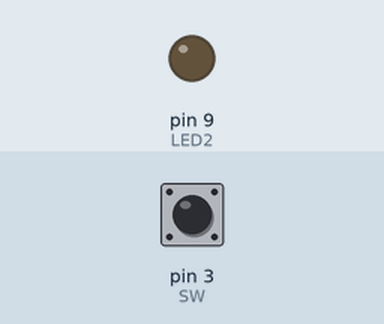
Bench run of a sketch on a simulated Arduino Uno, built with avr-gcc and run on an emulated ATmega328P. Parts: output pins drawn as LEDs (lit = HIGH). Inputs (shaded band) come from the test bench; at power-on: pin 3 (SW) HIGH.

Above: at 1.2 s.
1.3 s: pin 3 (SW) pulled LOW for 0.15 s
At 2.3 s:
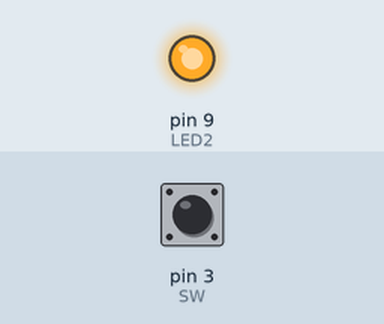
2.9 s: pin 3 (SW) pulled LOW for 1 s
At 3.6 s:
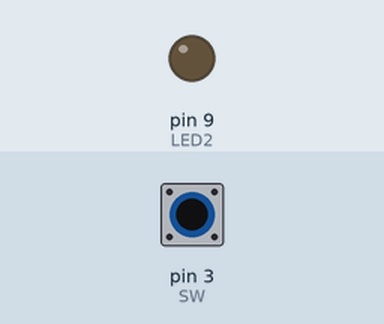
5.4 s: pin 3 (SW) pulled LOW for 3.2 s
At 6.7 s:
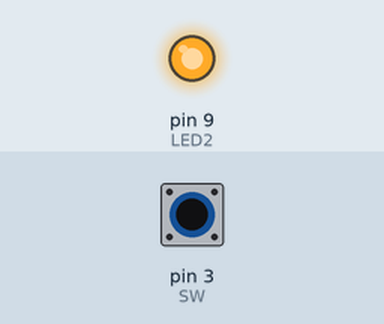
Timing chart, 0 to 8.4 s (numbered marks = the images above; inputs shaded):
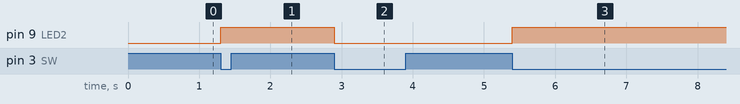

Measured:
- after the input at 1.3 s, pin 9 (LED2): LOW → HIGH at once
- after the input at 2.9 s, pin 9 (LED2): HIGH → LOW at once
- after the input at 5.4 s, pin 9 (LED2): LOW → HIGH at once

The sketch:

Ex4.ino
```cpp
// Interrupt service routine via a switch input

#define LED2   9
#define SW     3
#define N      5

boolean tog = false;

void setup() {
  pinMode(LED2,OUTPUT);
  pinMode(SW,INPUT);
  attachInterrupt(digitalPinToInterrupt(SW), fSwISR, FALLING);
}

void loop() {

}

void fSwISR() {
    tog = !tog;
    digitalWrite(LED2,tog);
}
```
